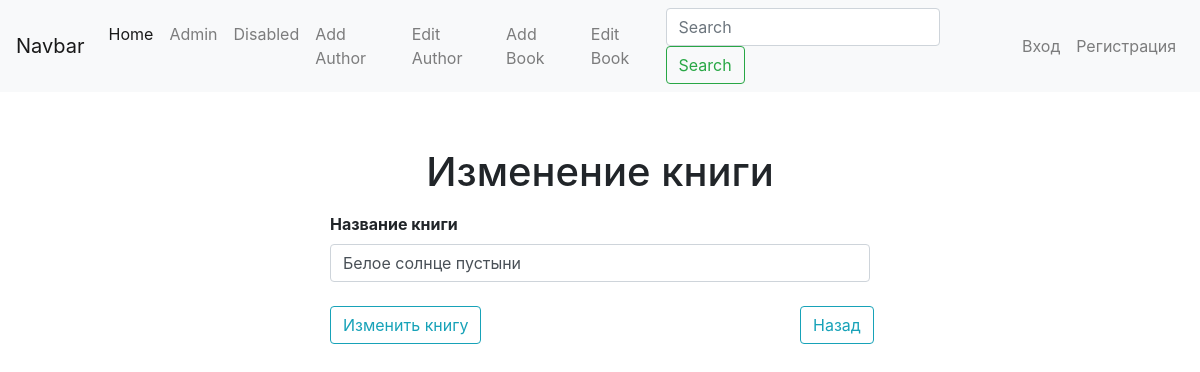
The app's page /updatebook/6, older data.
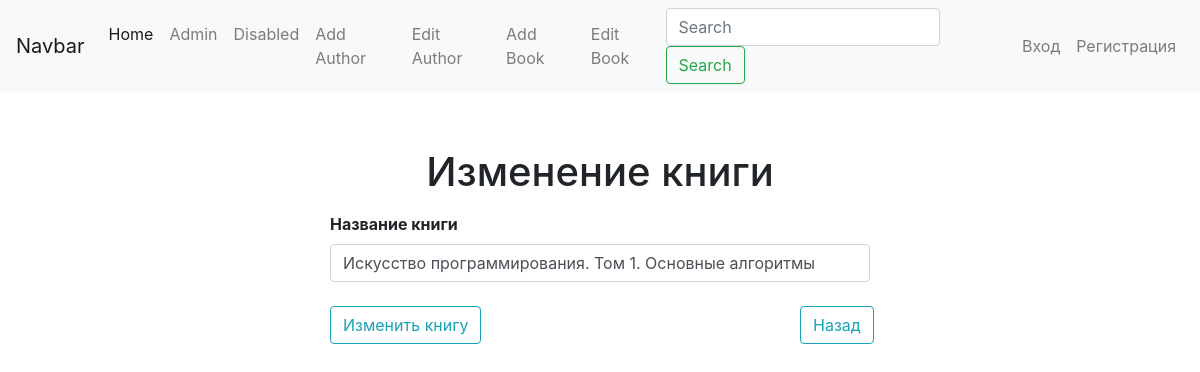
The same page, newer data.
### app/models.py (models this page shows, shortened)
class Book(db.Model):
    id = db.Column(db.Integer, primary_key=True)
    title = db.Column(db.String(250), unique=True, nullable=False)
    authors = db.relationship('Author', secondary=books_authors, lazy='subquery',
        backref=db.backref('books', lazy=True))

### app/books/views.py (the view)
@app.route("/updatebook/<int:id>", methods=["POST", "GET"])
def update_book(id):
    print("hello")
    book = Book.query.get_or_404(id)
    if request.method == 'POST':
        form = AddBook(formdata=request.form, obj=book)
        form.populate_obj(book)
        db.session.commit()
        flash(f'Вы успешно изменили книгу', 'success')
        return redirect(url_for("book"))
    form = AddBook(obj=book)
    return render_template("edit_book_and_author.html", form=form, book=book, books="books")

### app/books/forms.py (shortened to what this page needs)
class AddBook(Form):
    title = StringField("Название книги", [validators.DataRequired()])

### app/templates/edit_book_and_author.html (shortened to what this page needs)
{% extends "base.html" %}
{% block content %}
<div class="container">
    <div class="row">
        <div class="col-md-3"></div>
        <div class="col-md-6">
            {% if books %}
                <h1 class="text-center p-2 mt-5">Изменение книги</h1>
                {% from "_formhelpers.html" import render_field %}
                <form action="{{ url_for('update_book', id=book.id) }}" method='POST'>
                    {{ render_field(form.title, class="form-control") }}
                    <input type="submit" value="Изменить книгу"  class="btn btn-outline-info mt-3" >
                </form>
                <a href="#" class="btn btn-outline-info" style="margin-top: -65px; margin-left: 470px; ">Назад</a>
            {% else %}
                {% from "_formhelpers.html" import render_field %}
            {% endif %}
{% endblock %}

### app/templates/_formhelpers.html (shortened to what this page needs)
{% macro render_field(field) %}
  <dt>{{ field.label }}
  <dd>{{ field(**kwargs)|safe }}
  </dd>
{% endmacro %}

Row changes from the older to the newer data that the page shows:
changed Book: title "Белое солнце пустыни" → "Искусство программирования. Том 1. Основные алгоритмы"
